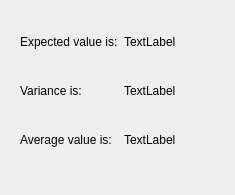
<?xml version="1.0" encoding="UTF-8"?>
<ui version="4.0">
 <class>StatisticWindow</class>
 <widget class="QWidget" name="StatisticWindow">
  <property name="geometry">
   <rect>
    <x>0</x>
    <y>0</y>
    <width>235</width>
    <height>195</height>
   </rect>
  </property>
  <property name="windowTitle">
   <string>Statistics</string>
  </property>
  <widget class="QWidget" name="layoutWidget">
   <property name="geometry">
    <rect>
     <x>20</x>
     <y>20</y>
     <width>201</width>
     <height>141</height>
    </rect>
   </property>
   <layout class="QVBoxLayout" name="verticalLayout">
    <item>
     <layout class="QHBoxLayout" name="horizontalLayout">
      <item>
       <widget class="QLabel" name="expectedValueTextLabel">
        <property name="text">
         <string>Expected value is:</string>
        </property>
       </widget>
      </item>
      <item>
       <widget class="QLabel" name="expectedValueLabel">
        <property name="text">
         <string>TextLabel</string>
        </property>
       </widget>
      </item>
     </layout>
    </item>
    <item>
     <layout class="QHBoxLayout" name="horizontalLayout_2">
      <item>
       <widget class="QLabel" name="varianceTextLabel">
        <property name="text">
         <string>Variance is:</string>
        </property>
       </widget>
      </item>
      <item>
       <widget class="QLabel" name="varianceLabel">
        <property name="text">
         <string>TextLabel</string>
        </property>
       </widget>
      </item>
     </layout>
    </item>
    <item>
     <layout class="QHBoxLayout" name="horizontalLayout_3">
      <item>
       <widget class="QLabel" name="averageValueTextLabel">
        <property name="text">
         <string>Average value is:</string>
        </property>
       </widget>
      </item>
      <item>
       <widget class="QLabel" name="averageValueLabel">
        <property name="text">
         <string>TextLabel</string>
        </property>
       </widget>
      </item>
     </layout>
    </item>
   </layout>
  </widget>
 </widget>
 <resources/>
 <connections/>
</ui>
